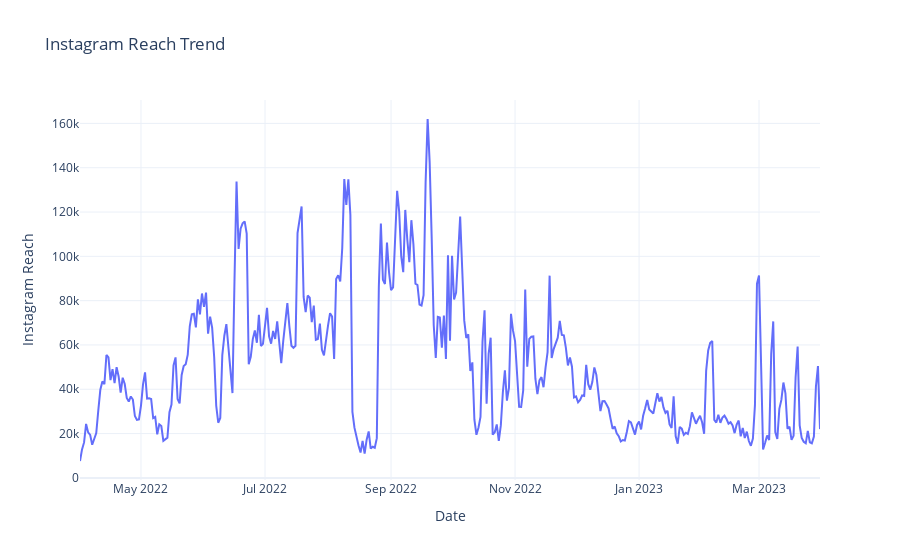

Source (notebook cell):
### Code cell
fig = go.Figure()
fig.add_trace(go.Scatter(x=data['Date'], 
                         y=data['Instagram reach'], 
                         mode='lines', name='Instagram reach'))
fig.update_layout(title='Instagram Reach Trend', xaxis_title='Date', 
                  yaxis_title='Instagram Reach')
fig.show()

### Figure 1 — Plotly figure (JSON) as saved in the notebook; plotly's stock layout.template omitted (floating-point values rounded to 4 significant figures; data arrays with more than 128 entries replaced by an {"elided": "..."} marker saying what was removed)
{"data": [{"mode": "lines", "name": "Instagram reach", "type": "scatter", "x": {"elided": "365 str values"}, "y": {"elided": "365 int values"}}], "layout": {"title": {"text": "Instagram Reach Trend"}, "xaxis": {"title": {"text": "Date"}}, "yaxis": {"title": {"text": "Instagram Reach"}}}}
